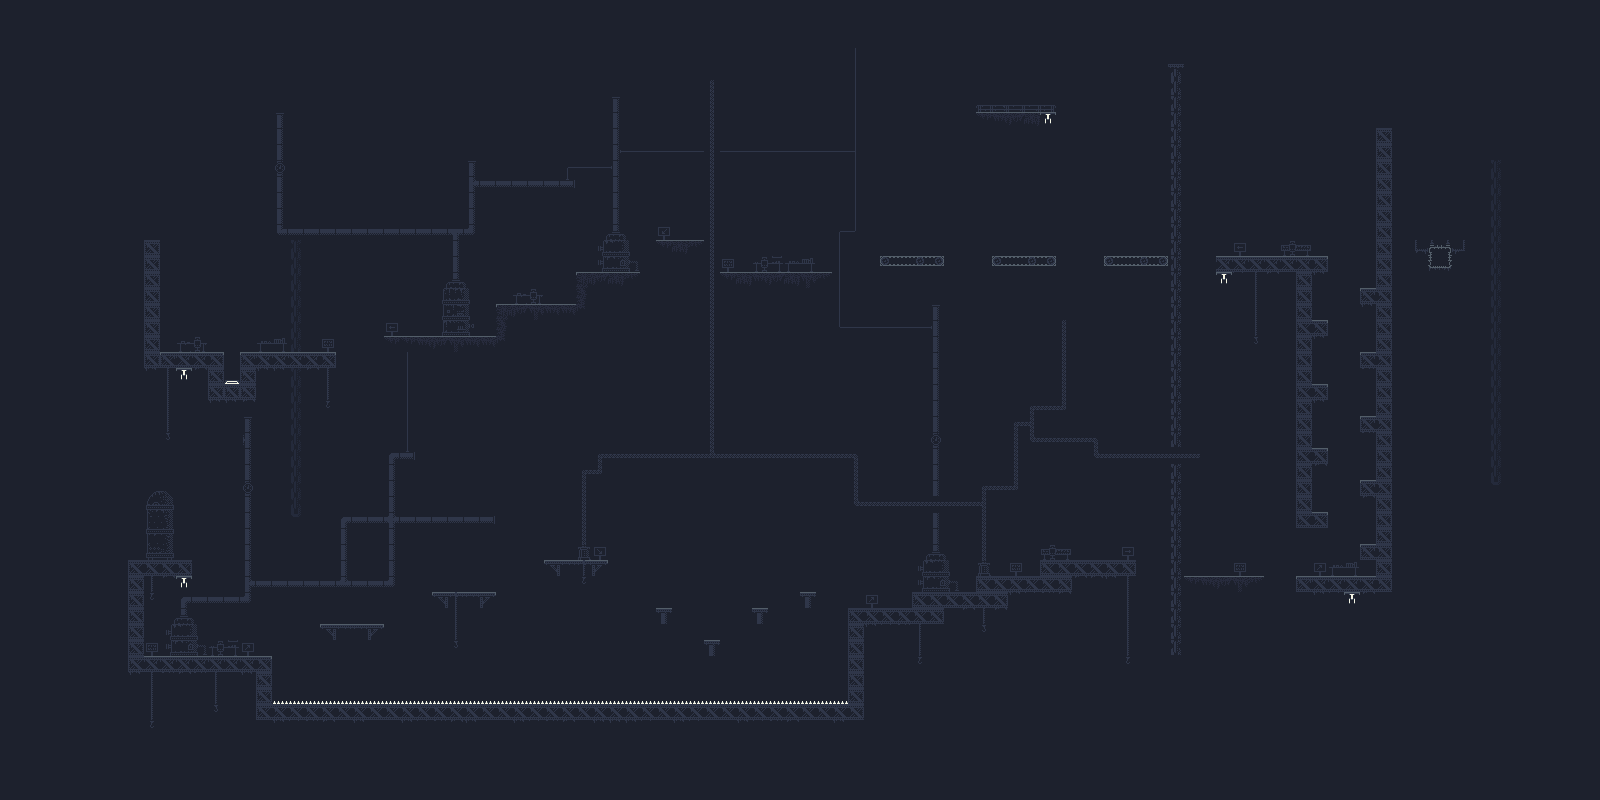

Rendered tile map (Tiled .tmx) drawn with the repository's tilesets; below, a short description and the map source with its tile grids summarised:
An orthogonal 100x50 tile map with 16x16 px tiles, 3 tile layers (Background, Solid, Design).

<map version="1.5" tiledversion="2021.02.15" orientation="orthogonal" renderorder="right-down" width="100" height="50" tilewidth="16" tileheight="16" infinite="0" nextlayerid="4" nextobjectid="1">
 <tileset firstgid="1" name="industrial_v2" tilewidth="16" tileheight="16" tilecount="1024" columns="32">
  <image source="industrial_v2.png" width="512" height="512" />
 </tileset>
 <layer id="1" name="Background" width="100" height="50">
  <data>[5000 cells, 5000 non-empty, 1 distinct tile ids]</data>
 </layer>
 <layer id="2" name="Solid" width="100" height="50">
  <data>[5000 cells, 572 non-empty, 27 distinct tile ids]</data>
 </layer>
 <layer id="3" name="Design" width="100" height="50">
  <data>[5000 cells, 515 non-empty, 101 distinct tile ids]</data>
 </layer>
</map>
